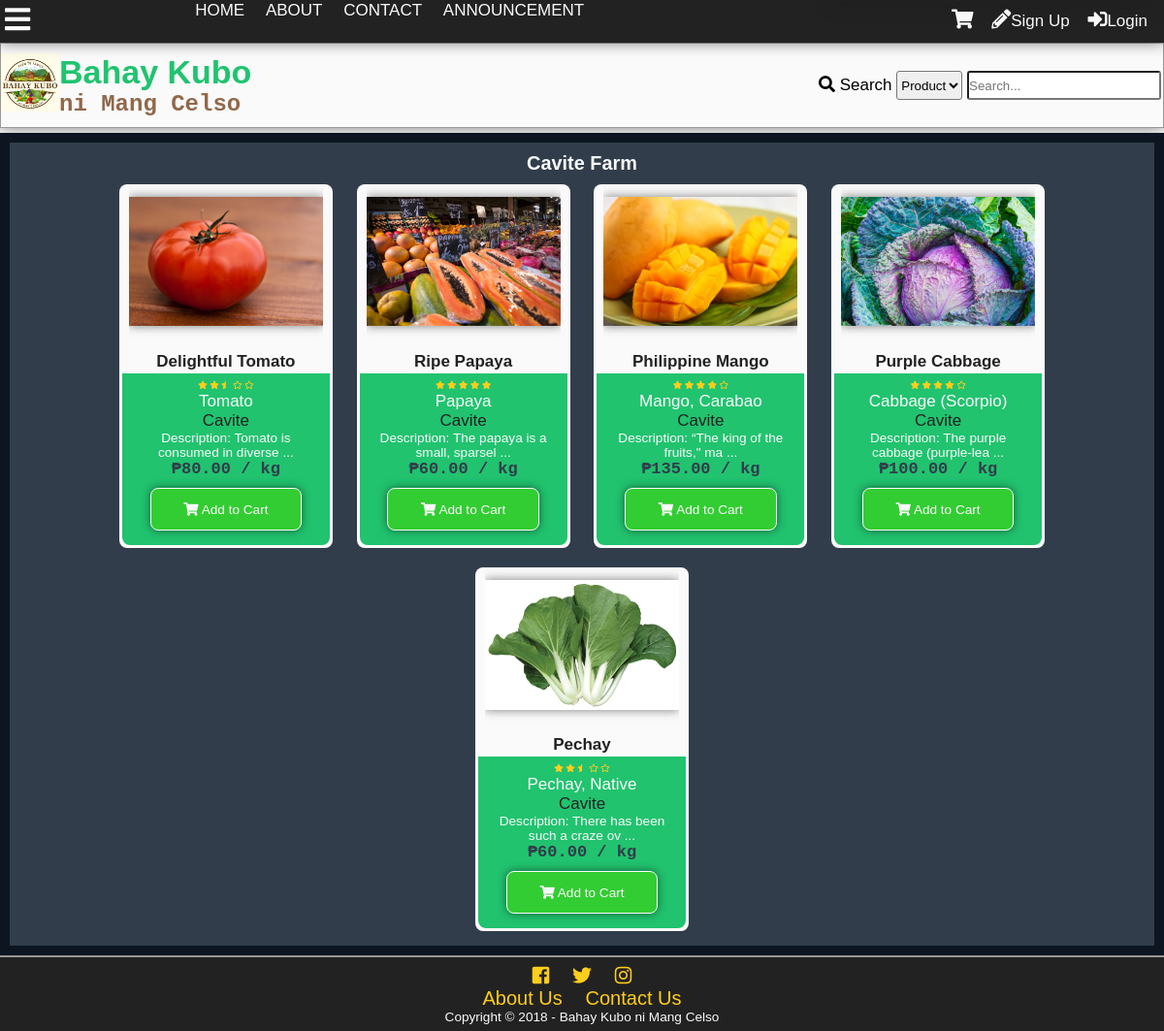
The page /searchfarm.php?id=2 on the database as committed earlier.
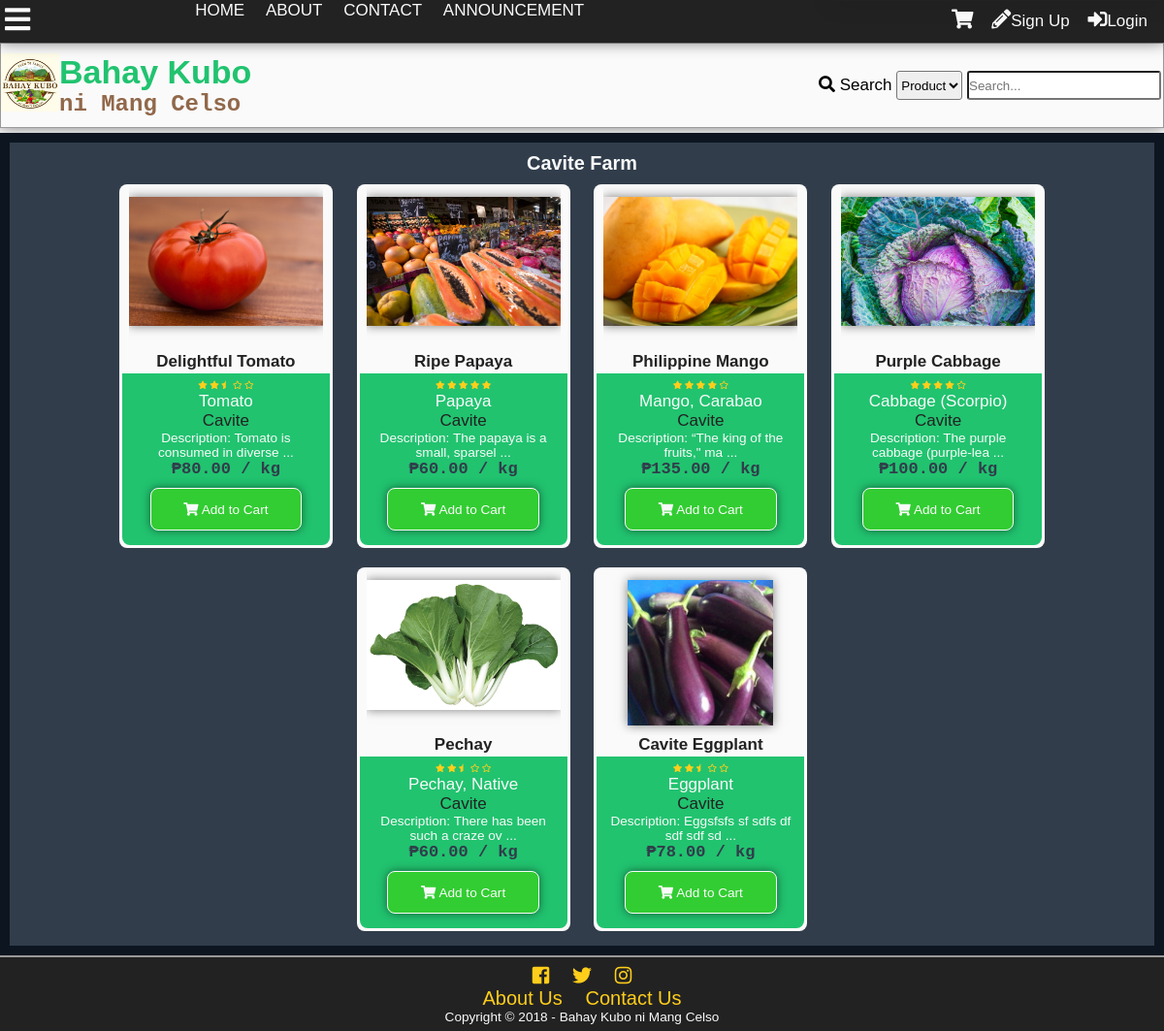
The same page on the database as committed later.
### tables this page shows
CREATE TABLE `tblfarm` (
  `farmid` int(11) NOT NULL,
  `farmname` varchar(100) NOT NULL,
  `address` varchar(255) NOT NULL,
  `status` int(11) NOT NULL
);

CREATE TABLE `tblproduct` (
  `productid` int(11) NOT NULL,
  `categoryid` int(11) NOT NULL,
  `productname` varchar(100) NOT NULL,
  `description` mediumtext NOT NULL,
  `farmid` int(11) NOT NULL,
  `userid` int(11) NOT NULL,
  `dateposted` datetime DEFAULT NULL,
  `price` decimal(10,2) NOT NULL,
  `img` varchar(200) NOT NULL,
  `view` int(11) NOT NULL,
  `rating` decimal(10,2) NOT NULL,
  `is_approved` tinyint(1) NOT NULL,
  `is_available` int(11) NOT NULL
);

CREATE TABLE `tblcategory` (
  `categoryid` int(11) NOT NULL,
  `category` varchar(100) NOT NULL,
  `status` int(11) NOT NULL,
  `low` decimal(10,2) NOT NULL,
  `high` decimal(10,2) NOT NULL,
  `prevailing` decimal(10,2) NOT NULL
);

### functions.php (the view, shortened to what this page needs)
<?php
function addheader(){
	echo'<header id="main-header">
			<div class="grid-header">
				<div class="box1">
					<a href="index.php">
						<div class="logo">
							<img src="img/logo.jpg">
						</div>
						<div id="header-text">
						<h1 id="first-text">Bahay Kubo</h1><br>
							<h2 id="second-text"> ni Mang Celso</h2>
						</div>
					</a>
				</div>
				<div class="box2">';
						search_function();
				echo'</div>
				<div class="modal2">
				</div>
				<div id="search-dropdown">
				</div>
			</div>
		</header>
		<div class="subheader">
			<div class="subgrid">
				<div class="svg">
					<p class="open-slide" onclick="openSlideMenu()">
						<i class="fas fa-bars"></i>
					</p>
				</div>
				<div class="nav">
					<a id="Home" href="index.php">HOME</a>
					<a id="Home" href="about.php">ABOUT</a>
					<a id="Home" href="contact.php">CONTACT</a>
					<a id="Home" href="announcement.php">ANNOUNCEMENT</a>
				</div>
				<div class="profile-grid">';
						session_button();
				echo'</div>
			</div>
		</div>
	';
}
function addfooter(){
	echo'<footer id="main-footer">
			<div class="container">
				<a target="_blank" title="Like us on Facebook" href="https://www.facebook.com/BahayKuboniMangCelso/?ref=page_internal"><i class="fab fa-facebook-square"></i></a>
				<a target="_blank" title="Follow us on Twitter" href="https://twitter.com/"><i class="fab fa-twitter"></i></a>
				<a target="_blank" title="Follow us on Instagram" href="https://www.instagram.com/?hl=ens"><i class="fab fa-instagram"></i></a>
				<p><a href="about.php">About Us</a>
				<a href="contact.php">Contact Us</a>
				</p>
				<p>Copyright &copy; '.date('Y').' - <span id="company">Bahay Kubo ni Mang Celso</span></p>
			</div>
		</footer>';
}
function session_button(){
	$conn = mysqli_connect ("localhost", "root", "", "itsproject");
	echo '<div id="top-total" onclick="showCartPanel()">';
	echo'</div>
	<div id="cart-panel"">
		<h1 onclick="hideCartPanel()" class="close-heading">Shopping Cart <i style="float:right; padding-right:10px" class="fas fa-times"></i></h1>
		<div id="shopping-cart-content"></div>
	</div>
	<i class="fas fa-shopping-cart button" onclick="showCartPanel()"></i>';
	if(isset($_SESSION['id'])){
	$id=$_SESSION['id'];
		$sql="SELECT imgpath FROM tbluser WHERE userid=".$id."";
		$result=$conn->query($sql);
		$row=$result->fetch_object();
		$tn_image=$row->imgpath;
		if($tn_image==''){
			$tn_image='img/default.png';
		}
$sql="SELECT pmid FROM tblpm WHERE receiverid='$id' AND checked=0 GROUP BY senderid";
$result=$conn->query($sql);
$count=$result->num_rows;
		echo'<a class="button" title="Check your messages" href="inbox.php?id='.$_SESSION["id"].'"><i class="far fa-envelope"></i><span id="pmnum">'.$count.'</span></a>';
$sql="SELECT notifid FROM tblnotif
	WHERE receiverid='$id' and checked=0
	";
$result=$conn->query($sql);
$count=$result->num_rows;
		echo'<a class="button" id="notifbtn" title="Check your notifications" onclick="showNotif()""><i class="far fa-bell"></i><span id="notifnum">'.$count.'</span></a>
		<a class="button" href=profile.php?id='.$_SESSION['id'].'>
		'.$_SESSION["name"].'\'s Profile<div class="top-tn"><img src="'.$tn_image.'""></div></a>';
		echo'<div id="notifdrop">
		Notifications
		<ul>';
$sql="SELECT notifid,tblnotif.userid,username,imgpath,receiverid,notifdate,notiftype,checked,details,details2 FROM tblnotif
	LEFT JOIN tbluser
		ON tblnotif.userid=tbluser.userid
	WHERE receiverid='$id'
	ORDER BY notifid DESC
	LIMIT 10";
$result=$conn->query($sql);
$count=$result->num_rows;
if($count==0){
	echo'<li>No notifications yet...</li>';
}else{
while($rows=$result->fetch_object())
{
$nid=$rows->notifid;
$uid=$rows->userid;
$uname=$rows->username;
$rid=$rows->receiverid;
$date=time_elapsed_string($rows->notifdate);
$type=$rows->notiftype;
$imgpath=$rows->imgpath;
$uname=$rows->username;
$details=$rows->details;
$details2=$rows->details2;
if(!$imgpath){
	$imgpath='img/default.png';
}
if($type==1){
	echo'<li><div class="comment-tn">
				<img src="'.$imgpath.'">
			</div> <a class="n1" href="profile.php?id='.$uid.'">'.$uname.'</a> <a class="n2" href="profile.php?id='.$_SESSION['id'].'#comment'.$details.'"> has commented on your profile '.$date.'</a></li>';
} else if($type==2){
	if ($details2==1){
	echo'<li><div class="comment-tn">
				<img src="'.$imgpath.'">
			</div>
			 <a class="n1" href="profile.php?id='.$uid.'">'.$uname.'</a> has sent a friend request '.$date.'<br>
		<div id="fr-'.$nid.'"><a class="fr-yes" onclick="friendyes(this)" value="'.$nid.'">Yes</a> <a class="fr-no" onclick="friendno(this)" value="'.$nid.'">No</a>
		</div>
		</li>';
	} else if($details2==2){
		echo'<li><div class="comment-tn">
				<img src="'.$imgpath.'">
			</div>
			 <a class="n1" href="profile.php?id='.$uid.'">'.$uname.'</a> has sent a friend request '.$date.'<br>
		<div id="fr-'.$nid.'">
			Request Accepted
		</div>
		</li>';
	} else if($details2==3){
		echo'<li><div class="comment-tn">
				<img src="'.$imgpath.'">
			</div>
			 <a class="n1" href="profile.php?id='.$uid.'">'.$uname.'</a> has sent a friend request '.$date.'<br>
		<div id="fr-'.$nid.'">
			Request Denied
		</div>
		</li>';
	}
}else if ($type==3){
	echo'<li><i class="fas fa-ban banned"></i> Sorry, your profile picture has been removed.<br>
	Please read the rules and guidelines.</li>';
}else if ($type==4){
	echo'<li> Your order has been <span style="color:green;"><b>approved</b></span><br>'.$date.'.<br>
	Order No. <a class="black" href="search.php?criteria=3&search-text='.$details.'"><b>'.$details.'</a></b></li>';
}else if ($type==5){
	echo'<li> Your order has been <span style="color:red;"><b>rejected</b></span><br>'.$date.'.<br>
	Order No. <a class="black" href="search.php?criteria=3&search-text='.$details.'"><b>'.$details.'</a></b></li>';
}else if ($type==6){
	echo'<li> Your order has been <span style="color:red;"><b>cancelled</b></span><br>'.$date.'.<br>
	Order No. <a class="black" href="search.php?criteria=3&search-text='.$details.'"><b>'.$details.'</a></b></li>';
}else if ($type==7){
	echo'<li> <div class="comment-tn">
				<img src="'.$imgpath.'">
			</div>
			 <a class="n1" href="profile.php?id='.$uid.'">'.$uname.'</a> has place an order '.$date.'.<br>
	Order No. <a class="black" href="search.php?criteria=3&search-text='.$details.'"><b>'.$details.'</b></a></li>';
}
}
}
		echo'<center><a id="seeallnotif" href="notification.php">See all notifications</a></center>
		</ul>
		</div>';
	}else{
		echo'<div id="notifnum"></div><div id="pmnum"></div>
		<a href ="register.php" class="button"><i class="fas fa-pencil-alt"></i></i>Sign Up</a>
		<a id="modalBtn" class="button"><i class="fas fa-sign-in-alt"></i>Login</a>';
	}
}
function search_function(){
	echo'
		<form action="search.php" method="get">
			<i class="fas fa-search"></i>
			<label>Search</label>
			<select name="criteria" id="criteria">
				<option value="1">Product</option>';
			echo'<option value="2">User</option>
			</select>
			<input type="text" onkeyup="searchdropdown()" required name="search-text" placeholder="Search..." id="search-text" autocomplete="off">
		</form>
	';
}
function starsystem($percent){
	echo'<div class="star-system" title="'.$percent.'% rating">';
	if($percent>=98){
	echo'
		<i class="fas fa-star"></i>
		<i class="fas fa-star"></i>
		<i class="fas fa-star"></i>
		<i class="fas fa-star"></i>
		<i class="fas fa-star"></i>
	';
	}else if($percent>=75 & $percent<85){
	echo'
		<i class="fas fa-star"></i>
		<i class="fas fa-star"></i>
		<i class="fas fa-star"></i>
		<i class="fas fa-star"></i>
		<i class="far fa-star"></i>
	';
	}else if($percent>=45 & $percent<55){
	echo'
		<i class="fas fa-star"></i>
		<i class="fas fa-star"></i>
		<i class="fas fa-star-half"></i>
		<i class="far fa-star"></i>
		<i class="far fa-star"></i>
	';
	}else if($percent>=35 & $percent<45){
	echo'
		<i class="fas fa-star"></i>
		<i class="fas fa-star"></i>
		<i class="far fa-star"></i>
		<i class="far fa-star"></i>
		<i class="far fa-star"></i>
	';
	}else if($percent>=25 & $percent<35){
	echo'
		<i class="fas fa-star"></i>
		<i class="fas fa-star-half"></i>
		<i class="far fa-star"></i>
		<i class="far fa-star"></i>
		<i class="far fa-star"></i>
	';
	}else if($percent>=15 & $percent<25){
	echo'
		<i class="fas fa-star"></i>
		<i class="far fa-star"></i>
		<i class="far fa-star"></i>
		<i class="far fa-star"></i>
		<i class="far fa-star"></i>
	';
	}else if($percent>=4 & $percent<15){
	echo'
		<i class="fas fa-star-half"></i>
		<i class="far fa-star"></i>
		<i class="far fa-star"></i>
		<i class="far fa-star"></i>
		<i class="far fa-star"></i>
	';
	}else if($percent<4){
	echo'
		<i class="far fa-star"></i>
		<i class="far fa-star"></i>
		<i class="far fa-star"></i>
		<i class="far fa-star"></i>
		<i class="far fa-star"></i>
	';
	}
	echo'</div>';
}
function showProduct($where){
	$conn = new mysqli('localhost','root','','itsproject');
	$sql = "SELECT productid,category, productname, description, farmname, username, dateposted, price, img, rating FROM tblproduct as t1
	LEFT JOIN tblcategory as t2
		ON t1.categoryid = t2.categoryid
	LEFT JOIN tbluser as t3
		ON t1.userid = t3.userid
	LEFT JOIN tblfarm as t4
		ON t1.farmid = t4.farmid
	$where";
	$result = $conn->query($sql);
	if($result){
	while($row = $result->fetch_object()){
		$id = $row->productid;
		$category = $row->category;
		$product = $row->productname;
		$desc = $row->description;
		$farm = $row->farmname;
		$price = $row->price;
		$img = $row->img;
		$rating = $row->rating;
		echo'
		<div class="product">
		<a href="product.php?id='.$id.'">
		<div class="product-img-wrap">
			<img src="'.$img.'" alt="Product Image">
		</div>
		<p class="product-title">'.$product.'</p>
		</a>
		<div class="product-content">
		<a href="product.php?id='.$id.'">
		<p>';
		starsystem($rating);
		echo'
		</p>
		<p class="product-category">'.$category.'</p>
		<p class="product-farm">'.$farm.'</p>
		<p class="product-desc">Description: '.substr($desc,0,30).' ...</p>
		</a>
		<p class="product-price">₱'.number_format($price,2).' / kg</p>
		<div class="add-to-cart" value="'.$id.'" onclick="addThistoCart(this)"><i class="fas fa-shopping-cart"></i> Add to Cart</div>
		</div>
		</div>';
	}
	}
}

### searchfarm.php (shortened to what this page needs)
<?php
include'functions.php';
include'connection.php';
if(isset($_GET['id'])){
	$id = $_GET['id'];
}else{
	die('This farm doesn\'t exist');
}
?>
<!DOCTYPE html>
<html lang="en">
<head>
    <link rel="stylesheet" href="css/style.css">
  	<link rel="stylesheet" href="css/fontawesome-all.css">
</head>
<body onscroll="scrollOpacity()">
	<div class="main-container">
	<?php
		addheader();
	?>
	<div class="other-content">
<?php
echo '<div class="my-products">';
$sql = "SELECT farmname FROM tblfarm WHERE farmid = '$id'";
$result = $conn->query($sql);
$fetch = $result->fetch_object();
$farmname = $fetch->farmname;
echo '<h3>'.$farmname.' Farm</h3>';
$string = "WHERE t1.farmid = '$id' AND is_available = 1 AND is_approved = 1";
showProduct($string);
echo'</div>';
?>
		</div>
	</div>
		<?php
			addfooter();
		?>
</body>
</html>

Rows that differ between the two databases and show on the page:
added tblproduct: img (picture), productname "Cavite Eggplant", rating 50 (drawn), categoryid.category "Eggplant", farmid.farmname "Cavite", description "Eggsfsfs sf sdfs df sdf sdf sd", price "78.00", $id 22 (drawn)
